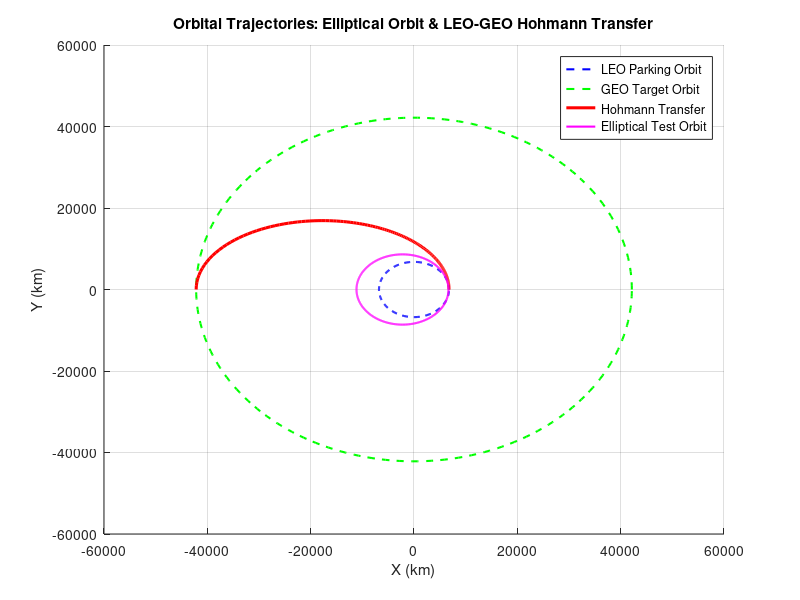

Write MATLAB code to recreate this figure.
% 03_orbital_mechanics.m
% UniLab Orbital Mechanics: Two-Body Keplerian Dynamics & Hohmann Transfer

clear all;
close all;
clc;

disp('🛰️ UniLab Orbital Mechanics & Hohmann Transfer');
disp('===============================================');

%% 1. Two-Body Elliptical Orbit Integration (RK4)
disp('--- 1. Elliptical Orbit Propagation (RK4) ---');
mu = 398600.4418; % Earth gravitational parameter (km^3/s^2)
r_perigee = 6678.0; % 300 km Low Earth Orbit altitude (km)
e_orbit = 0.25;     % Eccentricity
a_semi = r_perigee / (1 - e_orbit);
v_perigee = sqrt(mu * (2 / r_perigee - 1 / a_semi));
T_orbit = 2 * pi * sqrt(a_semi^3 / mu);

fprintf('Semi-major axis: %.2f km | Orbital Period: %.2f min\n', a_semi, T_orbit / 60);

N_steps = 400;
dt = T_orbit / N_steps;
rx = zeros(1, N_steps + 1);
ry = zeros(1, N_steps + 1);
vx = zeros(1, N_steps + 1);
vy = zeros(1, N_steps + 1);
spec_energy = zeros(1, N_steps + 1);

rx(1) = r_perigee;
ry(1) = 0.0;
vx(1) = 0.0;
vy(1) = v_perigee;

function [ax_out, ay_out] = grav_accel(x, y, mu_val)
    r_mag = sqrt(x^2 + y^2);
    ax_out = -mu_val * x / (r_mag^3);
    ay_out = -mu_val * y / (r_mag^3);
end

for k = 1:N_steps
    x0 = rx(k); y0 = ry(k); u0 = vx(k); w0 = vy(k);
    r0 = sqrt(x0^2 + y0^2);
    spec_energy(k) = 0.5 * (u0^2 + w0^2) - mu / r0;

    [ax1, ay1] = grav_accel(x0, y0, mu);
    k1x = u0;               k1y = w0;
    k1u = ax1;              k1w = ay1;

    [ax2, ay2] = grav_accel(x0 + 0.5*dt*k1x, y0 + 0.5*dt*k1y, mu);
    k2x = u0 + 0.5*dt*k1u;  k2y = w0 + 0.5*dt*k1w;
    k2u = ax2;              k2w = ay2;

    [ax3, ay3] = grav_accel(x0 + 0.5*dt*k2x, y0 + 0.5*dt*k2y, mu);
    k3x = u0 + 0.5*dt*k2u;  k3y = w0 + 0.5*dt*k2w;
    k3u = ax3;              k3w = ay3;

    [ax4, ay4] = grav_accel(x0 + dt*k3x, y0 + dt*k3y, mu);
    k4x = u0 + dt*k3u;      k4y = w0 + dt*k3w;
    k4u = ax4;              k4w = ay4;

    rx(k+1) = x0 + (dt / 6) * (k1x + 2*k2x + 2*k3x + k4x);
    ry(k+1) = y0 + (dt / 6) * (k1y + 2*k2y + 2*k3y + k4y);
    vx(k+1) = u0 + (dt / 6) * (k1u + 2*k2u + 2*k3u + k4u);
    vy(k+1) = w0 + (dt / 6) * (k1w + 2*k2w + 2*k3w + k4w);
end
r_final = sqrt(rx(end)^2 + ry(end)^2);
spec_energy(end) = 0.5 * (vx(end)^2 + vy(end)^2) - mu / r_final;

%% 2. Hohmann Transfer LEO -> GEO Delta-V Analysis
disp('--- 2. Hohmann Transfer (LEO to GEO) ---');
r1 = 6778.0;  % 400 km LEO radius (km)
r2 = 42164.0; % Geostationary orbit radius (km)
a_trans = 0.5 * (r1 + r2);

v_circ1 = sqrt(mu / r1);
v_circ2 = sqrt(mu / r2);
v_trans_perigee = sqrt(mu * (2 / r1 - 1 / a_trans));
v_trans_apogee  = sqrt(mu * (2 / r2 - 1 / a_trans));

dv1 = v_trans_perigee - v_circ1;
dv2 = v_circ2 - v_trans_apogee;
dv_total = dv1 + dv2;
t_transfer_hr = (pi * sqrt(a_trans^3 / mu)) / 3600;

fprintf('Burn 1 (Perigee): %.3f km/s | Burn 2 (Apogee): %.3f km/s\n', dv1, dv2);
fprintf('Total Delta-V:    %.3f km/s | Transfer Time:   %.2f hours\n', dv_total, t_transfer_hr);

theta = linspace(0, 2*pi, 300);
p_trans = a_trans * (1 - ((r2 - r1) / (r2 + r1))^2);
e_trans = (r2 - r1) / (r2 + r1);
theta_half = linspace(0, pi, 150);
r_trans_curve = p_trans ./ (1 + e_trans * cos(theta_half));

figure;
hold on;
plot(r1 * cos(theta), r1 * sin(theta), 'b--', 'LineWidth', 1.5);
plot(r2 * cos(theta), r2 * sin(theta), 'g--', 'LineWidth', 1.5);
plot(r_trans_curve .* cos(theta_half), r_trans_curve .* sin(theta_half), 'r-', 'LineWidth', 2.2);
plot(rx, ry, 'm-', 'LineWidth', 1.5);
title('Orbital Trajectories: Elliptical Orbit & LEO-GEO Hohmann Transfer');
xlabel('X (km)');
ylabel('Y (km)');
legend('LEO Parking Orbit', 'GEO Target Orbit', 'Hohmann Transfer', 'Elliptical Test Orbit');
grid on;
hold off;

disp('Orbital Mechanics Suite Complete.');
